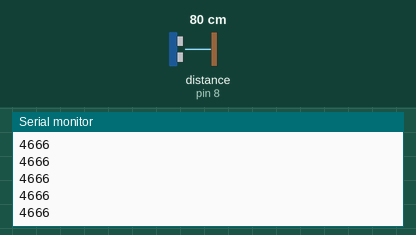
Simulated run of this sketch. Board: Arduino Uno, built with avr-gcc and run on an emulated ATmega328P. Parts: the last lines printed to the serial monitor. Wiring (inferred from the names in the program): ultrasonic range finder: trigger pin 7; echo pin 8. The inputs (shaded band) are chosen by the test bench; at power-on: distance to the obstacle (sensor on pin 8) 80 cm. The echo pulse lasts 58.3 µs per cm.

Above: at 1.2 s.
1.3 s: distance to the obstacle (sensor on pin 8) set to 2 cm
At 1.31 s:
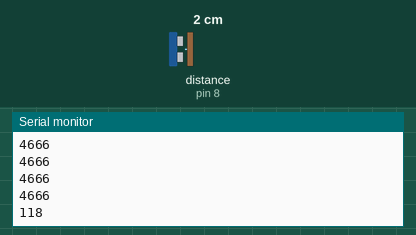
2.8 s: distance to the obstacle (sensor on pin 8) set to 4 cm
At 2.83 s:
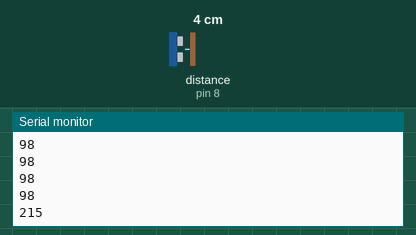
Timing chart, 0 to 5.8 s (numbered marks = the images above; inputs shaded):
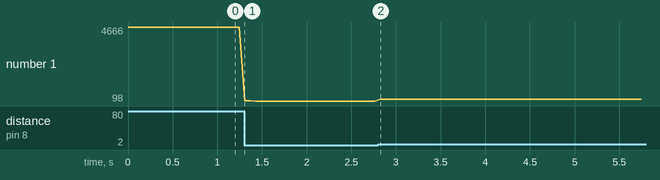

Measured:
- after the input at 1.3 s, the serial monitor: prints a new line at once (image 1)
- after the input at 2.8 s, the serial monitor: prints a new line at once (image 2)
- plotted number 1: 4666 → 98 after the input at 1.3 s, 98 → 215 after the input at 2.8 s

The sketch:

8_1.ino
```cpp
#define TRIG 7 //7ピンをTRIGで定義
#define ECHO 8 //8ピンをECHOで定義
//超音波センサから読み取った往復時間を格納する
unsigned long interval;

void setup() {
  Serial.begin(9600);
  pinMode(TRIG, OUTPUT);
  pinMode(ECHO, INPUT);
}

void loop() {
  //10msのパルスをTringピンに出力
  digitalWrite(TRIG, HIGH);
  delayMicroseconds(10);
  digitalWrite(TRIG, LOW);

  //Echo信号がHIGHである時間（μs)をpalseIn関数で計測
  //23071μs以上経過したら、超音波が反射して帰ってこないとみなして0を返す。
  interval = pulseIn(ECHO, HIGH, 23071);

  Serial.println(interval);//超音波の往復時間をシリアルモニタに表示
  delay(60);//次のTrig信号の出力まで60ms待機
}
```
